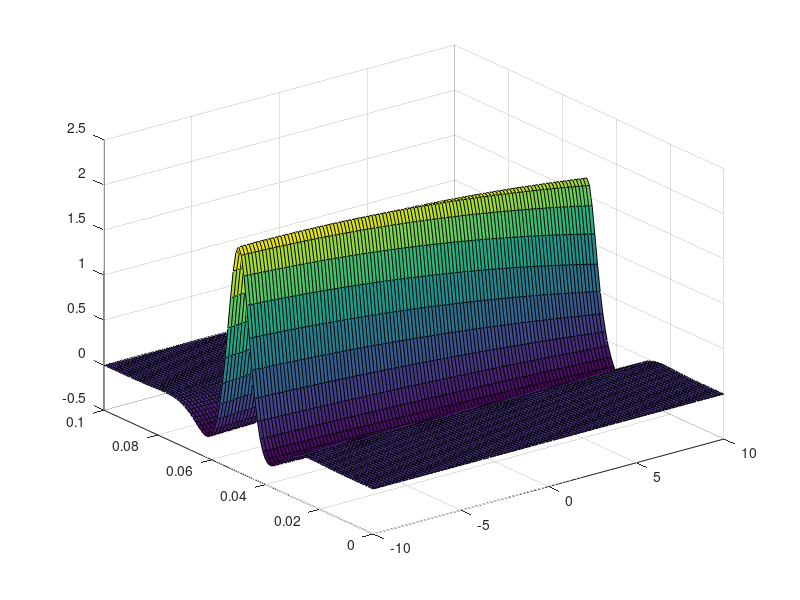
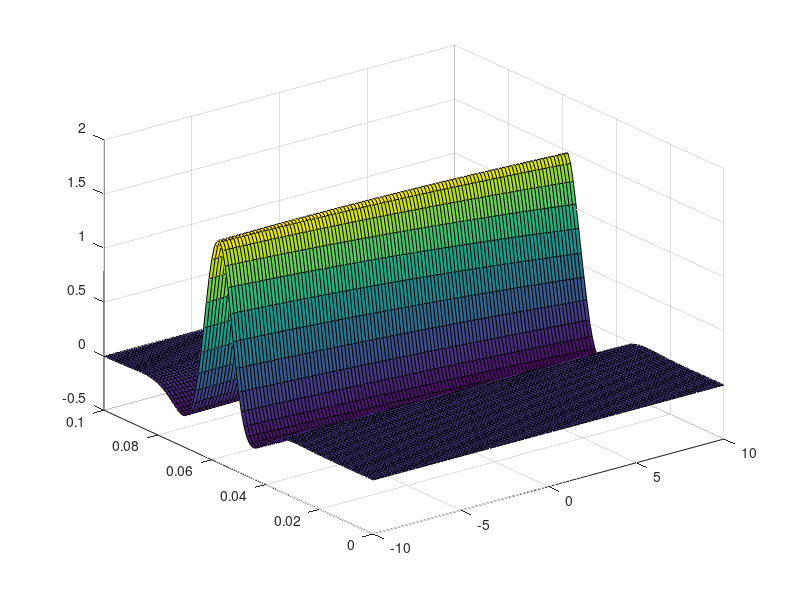
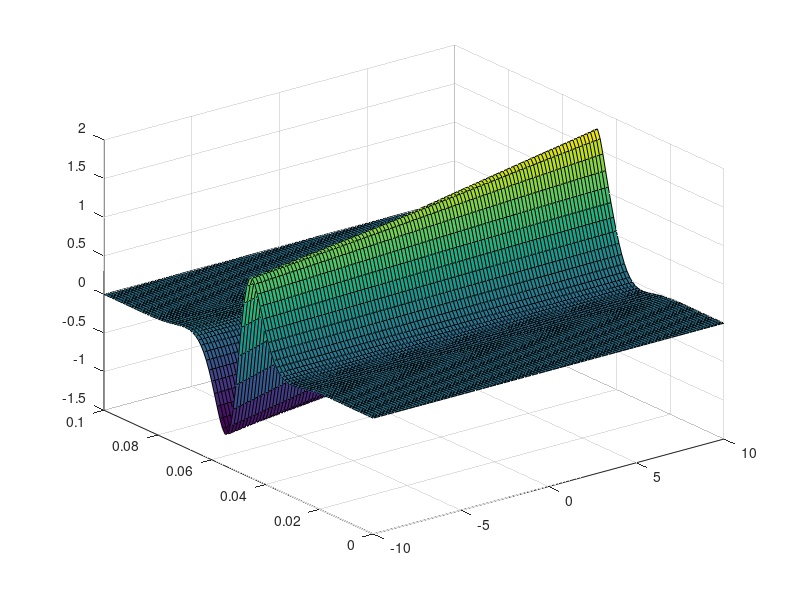
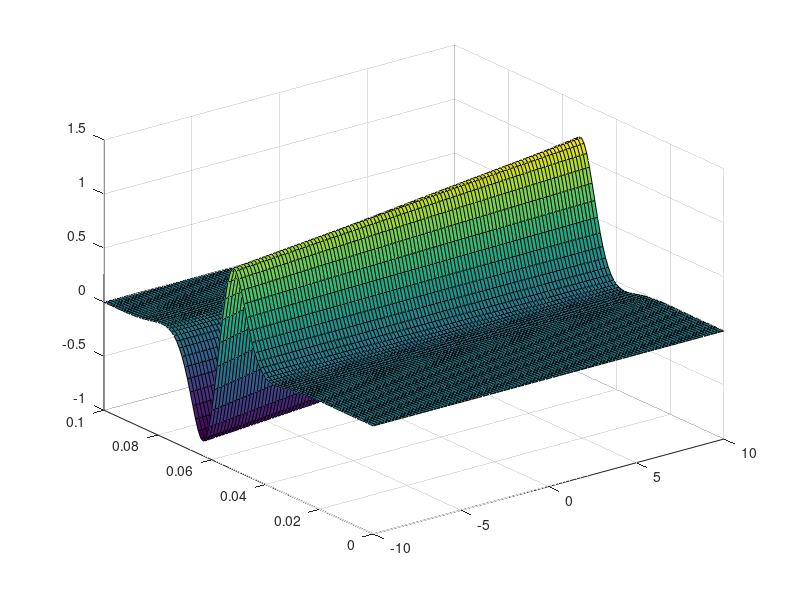

MATLAB code for these plots, in order:
%Coupled schrodinger equations
%Gregory Maselle MSLGRE001
%26/04/2023
%Solving coupled schrodinger equations using explicit finite difference
%method. periodic boundary conditions.

%Firstly lets choose an interval to work over. Lets start with [-10,10]
N = 100;% How many intervals we are having
a = -10; % Right side of interval
b = 10; % Left side of interval
h = (b-a)/N; % Step Size
j = 0:N; % Array of n integers
x = a + j*h; % The array of x points, xj.
c = 1; % This si the velocity c for now.
x1 = 0;
x2 = 0; % these are the values used in the initial condition for u. 
alpha =1;

epsilon = 1e-6;
%Lets solve for u first ONLY with a dummy variable for v.

%%Initial conditions:
u = (sech(x-x1)).*exp(1i*c*(x-x1)) + (sech(x-x2)).*exp(1i*c*(x-x2)); % this is for t = 0.
u = u'; % we now have the initial conditions set for u. It is the first column of our solution matrix since it is t = 0.
v = (sech(x-1)).*exp(1i*c*(x-1)) + (sech(x-2)).*exp(1i*c*(x-2));
v= v';

%% Let us set the values for the times.
t = 0.001; % this is the size of the time steps.
M = 100; % this is the amount of time iterations it will do.
k = 0:M;
T = t*k;
n =1;
%% Lets set up the transformation matrices.
s = t/(2*h^2);
main1 = (1i -2*s)*ones(1,N);
side = s*ones(1,N-1);
A = diag(main1,0) + diag(side,1) + diag(side,-1);
A(1,end) = s;
A(end,1) = s;

main2 = (1i +2*s)*ones(1,N);
side2 = -1*side;

B = diag(main2,0) + diag(side2,1) + diag(side2,-1);
B(1,end) = -s;
A(end,1) = -s;

%% Let us loop through.
while (n <= M)
    NLTermu =zeros(N,1);
    NLTermv = zeros(N,1);
    for c= 1:N
        if c == 1 
            NLTermu(c) = (abs(u(end-1,n))^2 + (abs(v(end-1,n)))^2/(1+ alpha*(abs(v(end-1,n)))^2))*u(end-1,n) ...
                        + (abs(u(2,n))^2 + (abs(v(2,n)))^2/(1+ alpha*(abs(v(2,n)))^2))*u(2,n);

            NLTermv(c) = (abs(v(end-1,n))^2 + (abs(u(end-1,n)))^2/(1+ alpha*(abs(u(end-1,n)))^2))*v(end-1,n) ...
                        + (abs(v(2,n))^2 + (abs(u(2,n)))^2/(1+ alpha*(abs(u(2,n)))^2))*v(2,n);
        elseif c == N
            NLTermu(c) = (abs(u(end-2,n))^2 + (abs(v(end-2,n)))^2/(1+ alpha*(abs(v(end-2,n)))^2))*u(end-2,n) ...
                        + (abs(u(1,n))^2 + (abs(v(1,n)))^2/(1+ alpha*(abs(v(1,n)))^2))*u(1,n);

            NLTermv(c) = (abs(v(end-2,n))^2 + (abs(u(end-2,n)))^2/(1+ alpha*(abs(u(end-2,n)))^2))*v(end-2,n) ...
                        + (abs(v(1,n))^2 + (abs(u(1,n)))^2/(1+ alpha*(abs(u(1,n)))^2))*v(1,n);
        else
            NLTermu(c) = (abs(u(c-1,n))^2 + (abs(v(c-1,n)))^2/(1+ alpha*(abs(v(c-1,n)))^2))*u(c-1,n) ...
                        + (abs(u(c+1,n))^2 + (abs(v(c+1,n)))^2/(1+ alpha*(abs(v(c+1,n)))^2))*u(c+1,n);

            NLTermv(c) = (abs(v(c-1,n))^2 + (abs(u(c-1,n)))^2/(1+ alpha*(abs(u(c-1,n)))^2))*v(c-1,n) ...
                        + (abs(v(c+1,n))^2 + (abs(u(c+1,n)))^2/(1+ alpha*(abs(u(c+1,n)))^2))*v(c+1,n);
        end
    end
    u(1:end-1,n+1) = A\( B*u(1:end-1,n) - t*NLTermu );
    u(end,n+1) = u(1,n+1);
    v(1:end-1,n+1) = A\( B*v(1:end-1,n) - t*NLTermv );
    v(end,n+1) = v(1,n+1);

    n= n+1;
end

figure(1), surf(x,T,real(u))
figure(2), surf(x,T,real(v))
figure(3), surf(x,T,imag(u))
figure(4), surf(x,T,imag(v))
% for h = 1:M
%     plot(real(u(:,h)))
%     pause
% end


            
    
